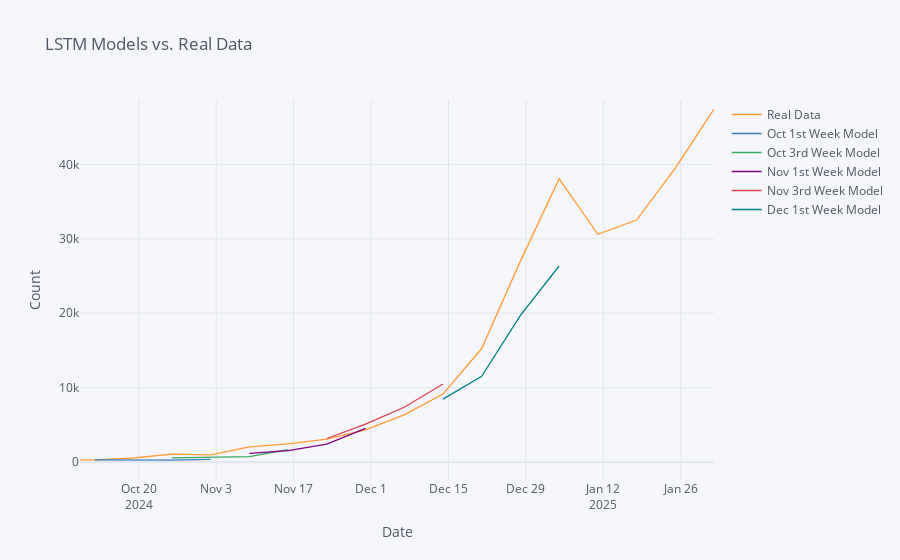

The code cell stored with this chart in its notebook:
### Code cell
LSTM_plottingdf.iplot(xTitle = "Date", yTitle = "Count", title = "LSTM Models vs. Real Data")

### Figure 1 — Plotly figure (JSON) as saved in the notebook; plotly's stock layout.template omitted (floating-point values rounded to 4 significant figures; data arrays with more than 128 entries replaced by an {"elided": "..."} marker saying what was removed)
{"data": [{"line": {"color": "rgba(255, 153, 51, 1.0)", "dash": "solid", "shape": "linear", "width": 1.3}, "mode": "lines", "name": "Real Data", "text": "", "type": "scatter", "x": {"elided": "157 str values"}, "y": {"elided": "157 int values"}}, {"line": {"color": "rgba(55, 128, 191, 1.0)", "dash": "solid", "shape": "linear", "width": 1.3}, "mode": "lines", "name": "Oct 1st Week Model", "text": "", "type": "scatter", "x": {"elided": "157 str values"}, "y": {"elided": "157 mixed values"}}, {"line": {"color": "rgba(50, 171, 96, 1.0)", "dash": "solid", "shape": "linear", "width": 1.3}, "mode": "lines", "name": "Oct 3rd Week Model", "text": "", "type": "scatter", "x": {"elided": "157 str values"}, "y": {"elided": "157 mixed values"}}, {"line": {"color": "rgba(128, 0, 128, 1.0)", "dash": "solid", "shape": "linear", "width": 1.3}, "mode": "lines", "name": "Nov 1st Week Model", "text": "", "type": "scatter", "x": {"elided": "157 str values"}, "y": {"elided": "157 mixed values"}}, {"line": {"color": "rgba(219, 64, 82, 1.0)", "dash": "solid", "shape": "linear", "width": 1.3}, "mode": "lines", "name": "Nov 3rd Week Model", "text": "", "type": "scatter", "x": {"elided": "157 str values"}, "y": {"elided": "157 mixed values"}}, {"line": {"color": "rgba(0, 128, 128, 1.0)", "dash": "solid", "shape": "linear", "width": 1.3}, "mode": "lines", "name": "Dec 1st Week Model", "text": "", "type": "scatter", "x": {"elided": "157 str values"}, "y": {"elided": "157 mixed values"}}], "layout": {"autosize": true, "legend": {"bgcolor": "#F5F6F9", "font": {"color": "#4D5663"}}, "paper_bgcolor": "#F5F6F9", "plot_bgcolor": "#F5F6F9", "title": {"font": {"color": "#4D5663"}, "text": "LSTM Models vs. Real Data"}, "xaxis": {"autorange": false, "gridcolor": "#E1E5ED", "range": ["2024-10-09 09:00:39.2227", "2025-02-01"], "showgrid": true, "showspikes": false, "tickfont": {"color": "#4D5663"}, "title": {"font": {"color": "#4D5663"}, "text": "Date"}, "type": "date", "zerolinecolor": "#E1E5ED"}, "yaxis": {"autorange": false, "gridcolor": "#E1E5ED", "range": [-2399.0, 48640.0], "showgrid": true, "showspikes": false, "tickfont": {"color": "#4D5663"}, "title": {"font": {"color": "#4D5663"}, "text": "Count"}, "type": "linear", "zerolinecolor": "#E1E5ED"}}}
